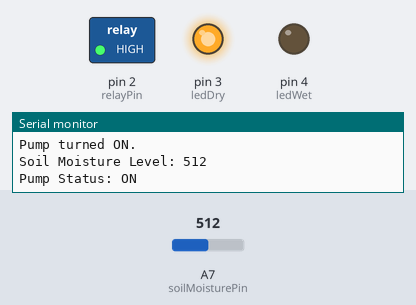
Recording of a sketch running on a simulated Arduino Nano, built with avr-gcc and run on an emulated ATmega328P. Shown: switched loads named in the sketch (green lamp = pin HIGH), output pins drawn as LEDs (lit = HIGH), the last lines printed to the serial monitor. Inputs (shaded band) come from the test bench; at power-on: A7 (soilMoisturePin) = 512.

Above: at 1.8 s.
1.9 s: A7 (soilMoisturePin) set to 786
3.4 s: A7 (soilMoisturePin) set to 809
At 4.7 s:
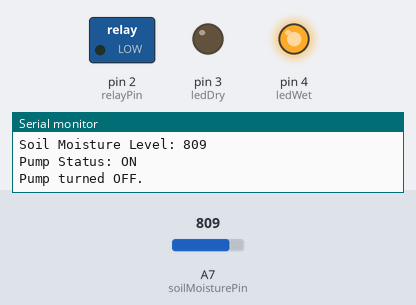
5.5 s: A7 (soilMoisturePin) set to 763
7.2 s: A7 (soilMoisturePin) set to 740
At 9.0 s:
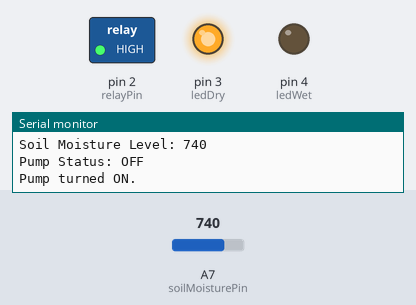
9.5 s: A7 (soilMoisturePin) set to 810
At 10.6 s:
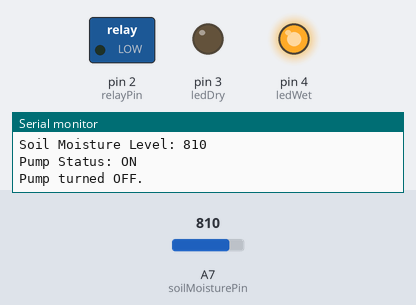
Timing chart, 0 to 12.5 s (numbered marks = the images above; inputs shaded):
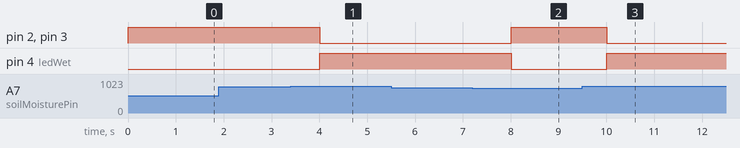

The sketch:

Code.ino
```cpp
int soilMoisturePin = A7;
int relayPin = 2;
int ledDry = 3;
int ledWet = 4;

int moistureThreshold = 800;
int hysteresis = 50;
unsigned long maxPumpTime = 60000;
unsigned long pumpStartTime = 0;

bool isPumpOn = false;

void setup() {
  pinMode(relayPin, OUTPUT);
  pinMode(soilMoisturePin, INPUT);
  pinMode(ledDry, OUTPUT);
  pinMode(ledWet, OUTPUT);

  digitalWrite(relayPin, LOW);
  Serial.begin(9600);
}

void loop() {
  int soilMoisture = analogRead(soilMoisturePin);

  Serial.print("Soil Moisture Level: ");
  Serial.println(soilMoisture);
  Serial.print("Pump Status: ");
  Serial.println(isPumpOn ? "ON" : "OFF");

  if (soilMoisture < moistureThreshold - hysteresis) {
    if (!isPumpOn) {
      digitalWrite(relayPin, HIGH);
      isPumpOn = true;
      pumpStartTime = millis();
      digitalWrite(ledDry, HIGH);
      digitalWrite(ledWet, LOW);
      Serial.println("Pump turned ON.");
    }
  } else if (soilMoisture >= moistureThreshold) {
    if (isPumpOn) {
      digitalWrite(relayPin, LOW);
      isPumpOn = false;
      digitalWrite(ledDry, LOW);
      digitalWrite(ledWet, HIGH);
      Serial.println("Pump turned OFF.");
    }
  }

  if (isPumpOn && millis() - pumpStartTime > maxPumpTime) {
    digitalWrite(relayPin, LOW);
    isPumpOn = false;
    digitalWrite(ledDry, LOW);
    digitalWrite(ledWet, HIGH);
    Serial.println("Pump stopped due to maximum runtime.");
  }

  delay(1000);
}
```

Measured:
- the behaviour switches between 799 and 800 on A7 (soilMoisturePin) (found by bisection; images 0 and 1)
- the behaviour switches between 750 and 749 on A7 (soilMoisturePin) (found by bisection; images 1 and 2)
- after the input at 3.4 s, pin 2 (relayPin), pin 3 (ledDry): HIGH → LOW after 0.60 s; pin 4 (ledWet): LOW → HIGH after 0.60 s
- after the input at 7.2 s, pin 2 (relayPin), pin 3 (ledDry): LOW → HIGH after 0.81 s; pin 4 (ledWet): HIGH → LOW after 0.81 s
- after the input at 9.5 s, pin 2 (relayPin), pin 3 (ledDry): HIGH → LOW after 0.51 s; pin 4 (ledWet): LOW → HIGH after 0.51 s
